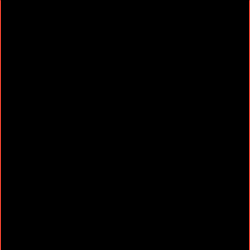
Frame 1 (no input)
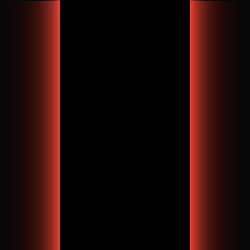
Frame 60 (the mouse pressed at the canvas centre just before this capture)
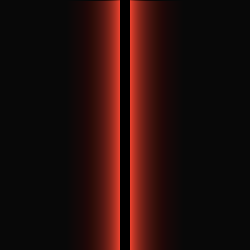
Frame 120 (the mouse held since frame 60 and released just before this capture)

The Processing sketch that drew these frames (run headless with seeded random() and noise(); from frame 60 on, the mouse is pressed at the canvas centre):

// Processing sketch: processing_17981
// ── processing_17981.pde

float fade =15;
float xpos=0;
float backx=250;
float limitleft=0;
float limitright=250;
color linestroke = color(random(200,255),random(255),random(0,50));

void setup() {
  size(250,250);
  background(0);
  frameRate(24);
}

void draw() {
  stroke(0,fade);
  fill(0,fade);
  rect(0,0,width,height);

  if (backx!=xpos) {
    backx--;
    stroke(linestroke);
    line (backx,0,backx,250);
    println(xpos+","+backx);
  }
  if(backx!=xpos) {
    stroke(linestroke);
    line (xpos,0,xpos,250);
    xpos++;
    println(xpos +","+backx);

    if (backx==xpos) {
      backx--;
      xpos++;
    }
    if (xpos==limitright) {
      xpos=0;
      linestroke = color(random(200,255),random(255),random(0,50));
    }
    if (backx==limitleft) {
      backx=250;
      linestroke = color(random(200,255),random(255),random(0,50));
    }
  }
}
